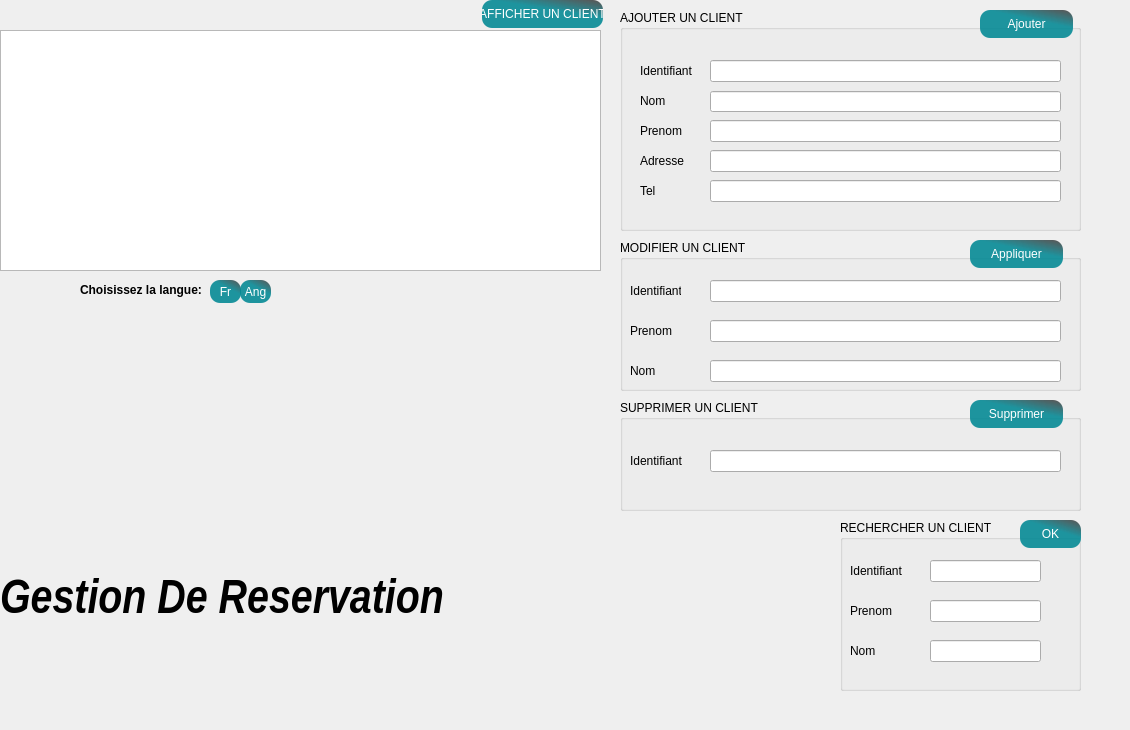
   <widget class="QWidget" name="tab_2">
    <attribute name="title">
     <string>Client</string>
    </attribute>
    <widget class="QGroupBox" name="groupBox_5">
     <property name="geometry">
      <rect>
       <x>620</x>
       <y>10</y>
       <width>461</width>
       <height>221</height>
      </rect>
     </property>
     <property name="styleSheet">
      <string notr="true">font: 75 8pt &quot;Nirmala UI&quot;;background-image: url(:/images/Empty.png);</string>
     </property>
     <property name="title">
      <string>AJOUTER UN CLIENT</string>
     </property>
     <widget class="QLabel" name="label_13">
      <property name="geometry">
       <rect>
        <x>20</x>
        <y>40</y>
        <width>61</width>
        <height>41</height>
       </rect>
      </property>
      <property name="text">
       <string>Identifiant</string>
      </property>
     </widget>
     <widget class="QLabel" name="label_25">
      <property name="geometry">
       <rect>
        <x>20</x>
        <y>70</y>
        <width>51</width>
        <height>41</height>
       </rect>
      </property>
      <property name="text">
       <string>Nom</string>
      </property>
     </widget>
     <widget class="QLabel" name="label_26">
      <property name="geometry">
       <rect>
        <x>20</x>
        <y>100</y>
        <width>61</width>
        <height>41</height>
       </rect>
      </property>
      <property name="text">
       <string>Prenom</string>
      </property>
     </widget>
     <widget class="QLineEdit" name="ajoutid_2">
      <property name="geometry">
       <rect>
        <x>90</x>
        <y>50</y>
        <width>351</width>
        <height>22</height>
       </rect>
      </property>
     </widget>
     <widget class="QLineEdit" name="ajoutnom_2">
      <property name="geometry">
       <rect>
        <x>90</x>
        <y>81</y>
        <width>351</width>
        <height>21</height>
       </rect>
      </property>
     </widget>
     <widget class="QLineEdit" name="ajoutprenom_2">
      <property name="geometry">
       <rect>
        <x>90</x>
        <y>110</y>
        <width>351</width>
        <height>22</height>
       </rect>
      </property>
     </widget>
     <widget class="QPushButton" name="Boutonajouter_2">
      <property name="geometry">
       <rect>
        <x>360</x>
        <y>0</y>
        <width>93</width>
        <height>28</height>
       </rect>
      </property>
      <property name="styleSheet">
       <string notr="true">QPushButton
{
border:2px sold gray;
border-radius:10px;
padding: 0 8 px;
background:gray;






}
QPushButton
{
  
  border-radius: 10px;

background-color: qlineargradient(spread:pad, x1:0.613065, y1:0.511, x2:0.969, y2:0, stop:0.18593 rgba(2, 136, 148, 226), stop:0.959799 rgba(0, 0, 0, 161));
	
color:rgb(255, 255, 255);

}

QPushButton:hover,QPushButton:hover
{
    border: 4px solid QLinearGradient( x1: 2, y1: 2, x2: 2, y2: 3, stop: 0 #08E8DE , stop: 3 #d7801a);
}</string>
      </property>
      <property name="text">
       <string>Ajouter</string>
      </property>
     </widget>
     <widget class="QLineEdit" name="ajoutadresse_2">
      <property name="geometry">
       <rect>
        <x>90</x>
        <y>140</y>
        <width>351</width>
        <height>22</height>
       </rect>
      </property>
     </widget>
     <widget class="QLineEdit" name="ajoutel_2">
      <property name="geometry">
       <rect>
        <x>90</x>
        <y>170</y>
        <width>351</width>
        <height>22</height>
       </rect>
      </property>
     </widget>
     <widget class="QLabel" name="label_28">
      <property name="geometry">
       <rect>
        <x>20</x>
        <y>160</y>
        <width>61</width>
        <height>41</height>
       </rect>
      </property>
      <property name="text">
       <string>Tel</string>
      </property>
     </widget>
     <widget class="QLabel" name="label_29">
      <property name="geometry">
       <rect>
        <x>20</x>
        <y>130</y>
        <width>61</width>
        <height>41</height>
       </rect>
      </property>
      <property name="text">
       <string>Adresse</string>
      </property>
     </widget>
    </widget>
    <widget class="QGroupBox" name="groupBox_6">
     <property name="geometry">
      <rect>
       <x>620</x>
       <y>240</y>
       <width>461</width>
       <height>151</height>
      </rect>
     </property>
     <property name="styleSheet">
      <string notr="true">background-image: url(:/images/Empty.png);</string>
     </property>
     <property name="title">
      <string>MODIFIER UN CLIENT</string>
     </property>
     <widget class="QLabel" name="label_27">
      <property name="geometry">
       <rect>
        <x>10</x>
        <y>70</y>
        <width>71</width>
        <height>41</height>
       </rect>
      </property>
      <property name="text">
       <string>Prenom</string>
      </property>
     </widget>
     <widget class="QLabel" name="label_30">
      <property name="geometry">
       <rect>
        <x>10</x>
        <y>30</y>
        <width>51</width>
        <height>41</height>
       </rect>
      </property>
      <property name="text">
       <string>Identifiant</string>
      </property>
     </widget>
     <widget class="QLabel" name="label_31">
      <property name="geometry">
       <rect>
        <x>10</x>
        <y>110</y>
        <width>71</width>
        <height>41</height>
       </rect>
      </property>
      <property name="text">
       <string>Nom</string>
      </property>
     </widget>
     <widget class="QLineEdit" name="prenomm_2">
      <property name="geometry">
       <rect>
        <x>90</x>
        <y>80</y>
        <width>351</width>
        <height>22</height>
       </rect>
      </property>
     </widget>
     <widget class="QLineEdit" name="idm_2">
      <property name="geometry">
       <rect>
        <x>90</x>
        <y>40</y>
        <width>351</width>
        <height>22</height>
       </rect>
      </property>
     </widget>
     <widget class="QLineEdit" name="nomm_2">
      <property name="geometry">
       <rect>
        <x>90</x>
        <y>120</y>
        <width>351</width>
        <height>22</height>
       </rect>
      </property>
     </widget>
     <widget class="QPushButton" name="pushButton_8">
      <property name="geometry">
       <rect>
        <x>350</x>
        <y>0</y>
        <width>93</width>
        <height>28</height>
       </rect>
      </property>
      <property name="styleSheet">
       <string notr="true">QPushButton
{
  
  border-radius: 10px;

background-color: qlineargradient(spread:pad, x1:0.613065, y1:0.511, x2:0.969, y2:0, stop:0.18593 rgba(2, 136, 148, 226), stop:0.959799 rgba(0, 0, 0, 161));
	
color:rgb(255, 255, 255);

}

QPushButton:hover,QPushButton:hover
{
    border: 4px solid QLinearGradient( x1: 2, y1: 2, x2: 2, y2: 3, stop: 0 #08E8DE , stop: 3 #d7801a);
}</string>
      </property>
      <property name="text">
       <string>Appliquer</string>
      </property>
     </widget>
    </widget>
    <widget class="QGroupBox" name="groupBox_7">
     <property name="geometry">
      <rect>
       <x>620</x>
       <y>400</y>
       <width>461</width>
       <height>111</height>
      </rect>
     </property>
     <property name="styleSheet">
      <string notr="true">background-image: url(:/images/Empty.png);</string>
     </property>
     <property name="title">
      <string>SUPPRIMER UN CLIENT</string>
     </property>
     <widget class="QLabel" name="label_32">
      <property name="geometry">
       <rect>
        <x>10</x>
        <y>40</y>
        <width>61</width>
        <height>41</height>
       </rect>
      </property>
      <property name="text">
       <string>Identifiant</string>
      </property>
     </widget>
     <widget class="QLineEdit" name="delete_3">
      <property name="geometry">
       <rect>
        <x>90</x>
        <y>50</y>
        <width>351</width>
        <height>22</height>
       </rect>
      </property>
     </widget>
     <widget class="QPushButton" name="pushButton_4">
      <property name="geometry">
       <rect>
        <x>350</x>
        <y>0</y>
        <width>93</width>
        <height>28</height>
       </rect>
      </property>
      <property name="styleSheet">
       <string notr="true">QPushButton
{
  
  border-radius: 10px;

background-color: qlineargradient(spread:pad, x1:0.613065, y1:0.511, x2:0.969, y2:0, stop:0.18593 rgba(2, 136, 148, 226), stop:0.959799 rgba(0, 0, 0, 161));
	
color:rgb(255, 255, 255);

}

QPushButton:hover,QPushButton:hover
{
    border: 4px solid QLinearGradient( x1: 2, y1: 2, x2: 2, y2: 3, stop: 0 #08E8DE , stop: 3 #d7801a);
}</string>
      </property>
      <property name="text">
       <string>Supprimer</string>
      </property>
     </widget>
    </widget>
    <widget class="QGroupBox" name="groupBox_10">
     <property name="geometry">
      <rect>
       <x>840</x>
       <y>520</y>
       <width>241</width>
       <height>171</height>
      </rect>
     </property>
     <property name="styleSheet">
      <string notr="true">background-image: url(:/images/Empty.png);</string>
     </property>
     <property name="title">
      <string>RECHERCHER UN CLIENT</string>
     </property>
     <widget class="QLabel" name="label_33">
      <property name="geometry">
       <rect>
        <x>10</x>
        <y>30</y>
        <width>141</width>
        <height>41</height>
       </rect>
      </property>
      <property name="text">
       <string>Identifiant</string>
      </property>
     </widget>
     <widget class="QLabel" name="label_34">
      <property name="geometry">
       <rect>
        <x>10</x>
        <y>70</y>
        <width>141</width>
        <height>41</height>
       </rect>
      </property>
      <property name="text">
       <string>Prenom</string>
      </property>
     </widget>
     <widget class="QLabel" name="label_35">
      <property name="geometry">
       <rect>
        <x>10</x>
        <y>110</y>
        <width>141</width>
        <height>41</height>
       </rect>
      </property>
      <property name="text">
       <string>Nom</string>
      </property>
     </widget>
     <widget class="QLineEdit" name="cher1_2">
      <property name="geometry">
       <rect>
        <x>90</x>
        <y>40</y>
        <width>111</width>
        <height>22</height>
       </rect>
      </property>
     </widget>
     <widget class="QLineEdit" name="che2_2">
      <property name="geometry">
       <rect>
        <x>90</x>
        <y>80</y>
        <width>111</width>
        <height>22</height>
       </rect>
      </property>
     </widget>
     <widget class="QLineEdit" name="che3_2">
      <property name="geometry">
       <rect>
        <x>90</x>
        <y>120</y>
        <width>111</width>
        <height>22</height>
       </rect>
      </property>
     </widget>
     <widget class="QPushButton" name="recherche_2">
      <property name="geometry">
       <rect>
        <x>180</x>
        <y>0</y>
        <width>61</width>
        <height>28</height>
       </rect>
      </property>
      <property name="styleSheet">
       <string notr="true">QPushButton
{
  
  border-radius: 10px;

background-color: qlineargradient(spread:pad, x1:0.613065, y1:0.511, x2:0.969, y2:0, stop:0.18593 rgba(2, 136, 148, 226), stop:0.959799 rgba(0, 0, 0, 161));
	
color:rgb(255, 255, 255);

}

QPushButton:hover,QPushButton:hover
{
    border: 4px solid QLinearGradient( x1: 2, y1: 2, x2: 2, y2: 3, stop: 0 #08E8DE , stop: 3 #d7801a);
}</string>
      </property>
      <property name="text">
       <string>OK</string>
      </property>
     </widget>
    </widget>
    <widget class="QTableView" name="tableView_2">
     <property name="geometry">
      <rect>
       <x>0</x>
       <y>30</y>
       <width>601</width>
       <height>241</height>
      </rect>
     </property>
    </widget>
    <widget class="QPushButton" name="pushButton_5">
     <property name="geometry">
      <rect>
       <x>482</x>
       <y>0</y>
       <width>121</width>
       <height>28</height>
      </rect>
     </property>
     <property name="styleSheet">
      <string notr="true">QPushButton
{
  
  border-radius: 10px;

background-color: qlineargradient(spread:pad, x1:0.613065, y1:0.511, x2:0.969, y2:0, stop:0.18593 rgba(2, 136, 148, 226), stop:0.959799 rgba(0, 0, 0, 161));
	
color:rgb(255, 255, 255);

}

QPushButton:hover,QPushButton:hover
{
    border: 4px solid QLinearGradient( x1: 2, y1: 2, x2: 2, y2: 3, stop: 0 #08E8DE , stop: 3 #d7801a);
}</string>
     </property>
     <property name="text">
      <string>AFFICHER UN CLIENT</string>
     </property>
    </widget>
    <widget class="QLabel" name="img2">
     <property name="geometry">
      <rect>
       <x>0</x>
       <y>-20</y>
       <width>1121</width>
       <height>721</height>
      </rect>
     </property>
     <property name="text">
      <string/>
     </property>
     <property name="scaledContents">
      <bool>true</bool>
     </property>
    </widget>
    <widget class="QLabel" name="label_12">
     <property name="geometry">
      <rect>
       <x>0</x>
       <y>570</y>
       <width>601</width>
       <height>61</height>
      </rect>
     </property>
     <property name="font">
      <font>
       <family>Arial Narrow</family>
       <pointsize>36</pointsize>
       <weight>75</weight>
       <italic>true</italic>
       <bold>true</bold>
      </font>
     </property>
     <property name="styleSheet">
      <string notr="true">background-image: url(:/images/Empty.png);</string>
     </property>
     <property name="text">
      <string>Gestion De Reservation</string>
     </property>
     <property name="scaledContents">
      <bool>false</bool>
     </property>
    </widget>
    <widget class="QLabel" name="imageresto">
     <property name="geometry">
      <rect>
       <x>10</x>
       <y>390</y>
       <width>201</width>
       <height>161</height>
      </rect>
     </property>
     <property name="text">
      <string/>
     </property>
     <property name="scaledContents">
      <bool>true</bool>
     </property>
    </widget>
    <widget class="QPushButton" name="pushButton_9">
     <property name="geometry">
      <rect>
       <x>210</x>
       <y>280</y>
       <width>31</width>
       <height>23</height>
      </rect>
     </property>
     <property name="styleSheet">
      <string notr="true">QPushButton
{
  
  border-radius: 10px;

background-color: qlineargradient(spread:pad, x1:0.613065, y1:0.511, x2:0.969, y2:0, stop:0.18593 rgba(2, 136, 148, 226), stop:0.959799 rgba(0, 0, 0, 161));
	
color:rgb(255, 255, 255);

}

QPushButton:hover,QPushButton:hover
{
    border: 4px solid QLinearGradient( x1: 2, y1: 2, x2: 2, y2: 3, stop: 0 #08E8DE , stop: 3 #d7801a);
}</string>
     </property>
     <property name="text">
      <string>Fr</string>
     </property>
    </widget>
    <widget class="QPushButton" name="pushButton_10">
     <property name="geometry">
      <rect>
       <x>240</x>
       <y>280</y>
       <width>31</width>
       <height>23</height>
      </rect>
     </property>
     <property name="styleSheet">
      <string notr="true">QPushButton
{
  
  border-radius: 10px;

background-color: qlineargradient(spread:pad, x1:0.613065, y1:0.511, x2:0.969, y2:0, stop:0.18593 rgba(2, 136, 148, 226), stop:0.959799 rgba(0, 0, 0, 161));
	
color:rgb(255, 255, 255);

}

QPushButton:hover,QPushButton:hover
{
    border: 4px solid QLinearGradient( x1: 2, y1: 2, x2: 2, y2: 3, stop: 0 #08E8DE , stop: 3 #d7801a);
}</string>
     </property>
     <property name="text">
      <string>Ang</string>
     </property>
    </widget>
    <widget class="QLabel" name="langue">
     <property name="geometry">
      <rect>
       <x>80</x>
       <y>280</y>
       <width>141</width>
       <height>20</height>
      </rect>
     </property>
     <property name="font">
      <font>
       <pointsize>9</pointsize>
       <weight>75</weight>
       <bold>true</bold>
       <underline>false</underline>
      </font>
     </property>
     <property name="styleSheet">
      <string notr="true">background-image: url(:/images/Empty.png);</string>
     </property>
     <property name="text">
      <string>Choisissez la langue:</string>
     </property>
    </widget>
    <zorder>img2</zorder>
    <zorder>groupBox_5</zorder>
    <zorder>groupBox_6</zorder>
    <zorder>groupBox_7</zorder>
    <zorder>groupBox_10</zorder>
    <zorder>tableView_2</zorder>
    <zorder>pushButton_5</zorder>
    <zorder>label_12</zorder>
    <zorder>imageresto</zorder>
    <zorder>pushButton_9</zorder>
    <zorder>pushButton_10</zorder>
    <zorder>langue</zorder>
   </widget>
